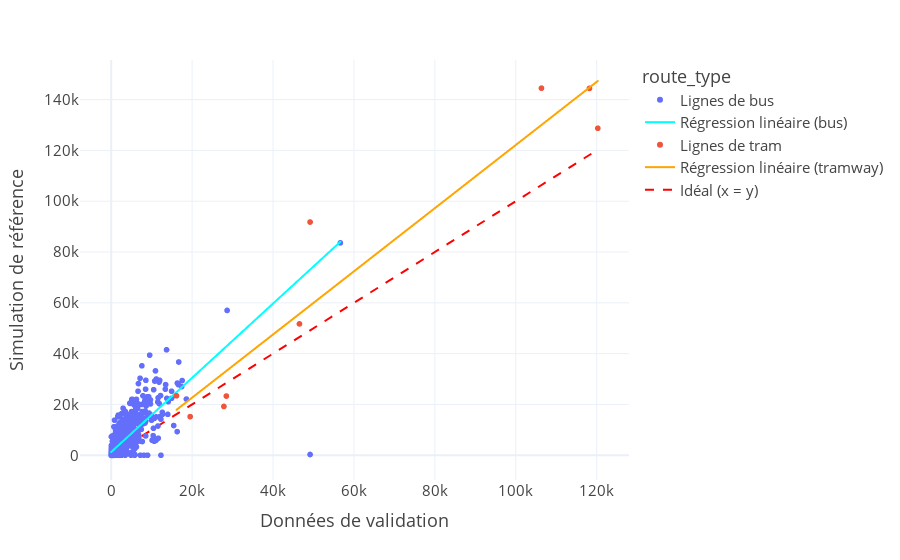

Here is the notebook cell this chart was saved with:
### Code cell
fig_scatter_surface.show()

### Figure 1 — Plotly figure (JSON) as saved in the notebook; plotly's stock layout.template omitted (floating-point values rounded to 4 significant figures; data arrays with more than 128 entries replaced by an {"elided": "..."} marker saying what was removed)
{"data": [{"customdata": {"elided": "1742x1 str values"}, "hovertemplate": "route_type=3<br>Données de validation=%{x}<br>Simulation de référence=%{y}<br>route_short_name=%{customdata[0]}<extra></extra>", "legendgroup": "3", "marker": {"color": "#636efa", "symbol": "circle"}, "mode": "markers", "name": "Lignes de bus", "showlegend": true, "type": "scattergl", "x": {"elided": "1742 float values"}, "xaxis": "x", "y": {"elided": "1742 float values"}, "yaxis": "y"}, {"hovertemplate": "<b>OLS trendline</b><br>Simulation de référence = 1.46122 * Données de validation + 1255.44<br>R<sup>2</sup>=0.630177<br><br>route_type=3<br>Données de validation=%{x}<br>Simulation de référence=%{y} <b>(trend)</b><extra></extra>", "legendgroup": "3", "line": {"color": "cyan", "width": 2}, "marker": {"color": "#636efa", "symbol": "circle"}, "mode": "lines", "name": "Régression linéaire (bus)", "showlegend": true, "type": "scattergl", "x": {"elided": "1742 float values"}, "xaxis": "x", "y": {"elided": "1742 float values"}, "yaxis": "y"}, {"customdata": [["T1"], ["T2"], ["T3a"], ["T3b"], ["T5"], ["T7"], ["T6"], ["T8"], ["T10"]], "hovertemplate": "route_type=0<br>Données de validation=%{x}<br>Simulation de référence=%{y}<br>route_short_name=%{customdata[0]}<extra></extra>", "legendgroup": "0", "marker": {"color": "#EF553B", "symbol": "circle"}, "mode": "markers", "name": "Lignes de tram", "showlegend": true, "type": "scattergl", "x": [49160.0, 106300.0, 120300.0, 118200.0, 27860.0, 19510.0, 46530.0, 28470.0, 16140.0], "xaxis": "x", "y": [91800.0, 144500.0, 128700.0, 144400.0, 19200.0, 15200.0, 51700.0, 23300.0, 23400.0], "yaxis": "y"}, {"hovertemplate": "<b>OLS trendline</b><br>Simulation de référence = 1.243 * Données de validation + -2189.38<br>R<sup>2</sup>=0.920635<br><br>route_type=0<br>Données de validation=%{x}<br>Simulation de référence=%{y} <b>(trend)</b><extra></extra>", "legendgroup": "0", "line": {"color": "orange", "width": 2}, "marker": {"color": "#EF553B", "symbol": "circle"}, "mode": "lines", "name": "Régression linéaire (tramway)", "showlegend": true, "type": "scattergl", "x": [16140.0, 19510.0, 27860.0, 28470.0, 46530.0, 49160.0, 106300.0, 118200.0, 120300.0], "xaxis": "x", "y": [17870.0, 22060.0, 32440.0, 33200.0, 55650.0, 58910.0, 130000.0, 144700.0, 147300.0], "yaxis": "y"}, {"line": {"color": "red", "dash": "dash"}, "mode": "lines", "name": "Idéal (x = y)", "type": "scatter", "x": [0, 120300.0], "y": [0, 120300.0]}], "layout": {"legend": {"title": {"text": "route_type"}, "tracegroupgap": 0}, "margin": {"t": 60}, "xaxis": {"anchor": "y", "domain": [0, 1], "title": {"text": "Données de validation"}}, "yaxis": {"anchor": "x", "domain": [0, 1], "title": {"text": "Simulation de référence"}}}}
